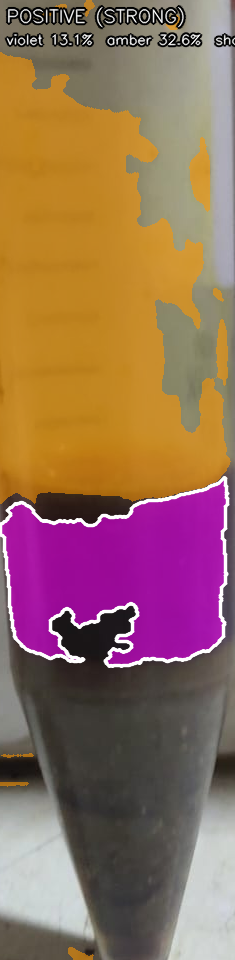
//> input picture mpu/detection/iodine_test/image.png, 235 x 960 px
$ ./iodine_test image.png   (built with g++ and OpenCV 4)
//> lines starting //> are read from the running program, lines starting //| are printed output that depends on the picture; after the words box and inside, x2 and y2 are one past the last pixel; in counts of white or black regions, pixels touching at a corner belong together
// iodine_test.cpp
// Standalone starch detector for the iodine test on soil samples in clear test tubes.
// Works on a SINGLE image.
//
//   Starch + iodine  -> blue / violet / blue-black      => "Iodine test positive"
//   No starch        -> iodine keeps its yellow / amber => "Iodine test negative"
//
// Build:
//   g++ -O2 -std=c++17 iodine_test.cpp -o iodine_test $(pkg-config --cflags --libs opencv4)
//
// Usage:
//   ./iodine_test image.jpg [more.jpg ...] [options]
//
// Options:
//   --roi x,y,w,h      Region of interest in original image pixels: the LIQUID in the tube.
//                      Keep the white background, label and finger out of it.
//   --select           Choose the ROI with the mouse on the first image (needs a display).
//   --white x,y,w,h    Optional white/grey reference patch (original pixels, e.g. a white card in
//                      view). Colours are normalised so the patch becomes neutral. Strongly
//                      recommended on the rover to cancel warm/cool lighting.
//   --out dir          Folder for overlay images (default: iodine_out)
//   --share F          Min share of violet/blue among coloured pixels to call POSITIVE (default 0.15)
//   --min-area F       Min violet/blue area as a fraction of the ROI (default 0.01)
//   --purple-lo N / --purple-hi N   Hue range (OpenCV 0..179) counted as starch colour (100..179)
//   --amber-lo N  / --amber-hi N    Hue range counted as unreacted iodine (5..40)
//   --min-sat F        Min colour strength (0..1, relative to brightness) for violet/blue pixels
//                      (default 0.20). Neutral soil/tube/background is below this.
//   --json             One JSON object per image instead of a text line
//   --show             Show the overlay window (needs a display)
//
// How it works:
//   1. Optional white balance from a reference patch, then light smoothing.
//   2. Every pixel is classified by hue: violet/blue (starch), yellow/amber (free iodine), other.
//      Colour strength is measured relative to brightness, so dark violet still counts while
//      neutral pixels (soil, tube, background, glare) fall in "other".
//   3. Small speckles are removed. The verdict uses the SHARE of violet/blue among all coloured
//      pixels, so it does not depend on how much liquid is in view.
//   4. The program prints one clear message:
//        Iodine test positive   (violet/blue found -> starch present)
//        Iodine test negative   (only yellow/amber iodine -> no starch)
//        Iodine test inconclusive (no iodine colour visible in the ROI)
//
// Overlay: magenta = starch colour, orange = free iodine colour.

#include <opencv2/opencv.hpp>

#include <algorithm>
#include <cmath>
#include <cstdio>
#include <filesystem>
#include <iostream>
#include <sstream>
#include <string>
#include <vector>

namespace fs = std::filesystem;
using namespace cv;
using namespace std;

// =============================================================================
//                           DETECTOR (reusable part)
// =============================================================================

struct Config {
    int    purpleLo        = 100;    // OpenCV hue range for blue / violet / magenta-black
    int    purpleHi        = 179;
    double purpleMinSat    = 0.20;   // colour strength relative to brightness (chroma / max channel)
    int    purpleMinV      = 15;     // ignore pixels too dark for a reliable hue
    int    amberLo         = 5;      // OpenCV hue range for yellow / orange / amber iodine
    int    amberHi         = 40;
    double amberMinSat     = 0.25;
    int    amberMinV       = 60;     // very dark brown is soil, not iodine

    double minShare        = 0.15;   // violet / (violet + amber) needed for POSITIVE
    double minAreaFrac     = 0.01;   // violet area as a fraction of the ROI needed for POSITIVE
    double minColoredFrac  = 0.01;   // below this much coloured area -> INCONCLUSIVE
    int    minBlobPx       = 80;     // speckle size removed from the masks

    bool   hasWhite        = false;  // optional white-reference patch (original image pixels)
    Rect   white;
};

struct IodineResult {
    string verdict  = "INCONCLUSIVE";  // POSITIVE / NEGATIVE / INCONCLUSIVE
    string message  = "Iodine test inconclusive";   // human-readable result
    double purpleFrac  = 0;            // violet/blue pixels / ROI pixels
    double amberFrac   = 0;            // yellow/amber pixels / ROI pixels
    double share       = 0;            // violet / (violet + amber)
    double purpleValue = 0;            // median brightness (V) of violet pixels, 0..255
    double purpleHue   = 0;            // median hue of violet pixels
    int    purplePx = 0, amberPx = 0, roiPx = 0;
    Mat    overlay;
};

// Scales the channels of 'img' so that the reference patch becomes neutral grey.
static void whiteBalance(Mat& img, const Mat& patch) {
    Scalar m = mean(patch);
    double g = (m[0] + m[1] + m[2]) / 3.0;
    if (m[0] < 1 || m[1] < 1 || m[2] < 1) return;
    vector<Mat> ch;
    split(img, ch);
    for (int i = 0; i < 3; ++i) ch[i].convertTo(ch[i], CV_8U, g / m[i]);
    merge(ch, img);
}

static Mat cleanMask(const Mat& m, int minBlobPx) {
    Mat out;
    morphologyEx(m, out, MORPH_OPEN, getStructuringElement(MORPH_ELLIPSE, Size(3, 3)));
    morphologyEx(out, out, MORPH_CLOSE, getStructuringElement(MORPH_ELLIPSE, Size(7, 7)));

    Mat labels, stats, cents;
    int n = connectedComponentsWithStats(out, labels, stats, cents, 8);
    Mat keep = Mat::zeros(out.size(), CV_8UC1);
    for (int i = 1; i < n; ++i)
        if (stats.at<int>(i, CC_STAT_AREA) >= minBlobPx) keep.setTo(255, labels == i);
    return keep;
}

// Fills holes inside blobs (e.g. near-black pixels in the middle of a blue-black layer).
static Mat fillHoles(const Mat& m) {
    vector<vector<Point>> cs;
    findContours(m.clone(), cs, RETR_EXTERNAL, CHAIN_APPROX_SIMPLE);
    Mat out = Mat::zeros(m.size(), CV_8UC1);
    drawContours(out, cs, -1, Scalar(255), FILLED);
    return out;
}

// Main entry point.
//   bgr : full image (BGR)
//   roi : liquid region in original pixels (empty Rect = whole image)
IodineResult detectStarch(const Mat& bgr, Rect roi, const Config& cfg = Config()) {
    IodineResult res;
    CV_Assert(!bgr.empty());

    Rect full(0, 0, bgr.cols, bgr.rows);
    if (roi.area() <= 0) roi = full;
    roi &= full;
    CV_Assert(roi.width > 10 && roi.height > 10);

    Mat raw = bgr(roi).clone();
    Mat img = raw.clone();

    if (cfg.hasWhite) {
        Rect wr = cfg.white & full;
        if (wr.area() > 0) whiteBalance(img, bgr(wr));
    }

    // Light smoothing: suppresses JPEG chroma blocking and sensor noise
    Mat sm;
    medianBlur(img, sm, 5);
    GaussianBlur(sm, sm, Size(0, 0), 1.5);

    Mat hsv;
    cvtColor(sm, hsv, COLOR_BGR2HSV);

    const int H = sm.rows, W = sm.cols;
    Mat purple = Mat::zeros(H, W, CV_8UC1);
    Mat amber  = Mat::zeros(H, W, CV_8UC1);

    for (int y = 0; y < H; ++y) {
        const Vec3b* pb = sm.ptr<Vec3b>(y);
        const Vec3b* ph = hsv.ptr<Vec3b>(y);
        for (int x = 0; x < W; ++x) {
            int b = pb[x][0], g = pb[x][1], r = pb[x][2];
            int mx = max(b, max(g, r)), mn = min(b, min(g, r));
            double sat = (double)(mx - mn) / max(mx, 1);   // relative colour strength
            int hue = ph[x][0], val = ph[x][2];

            if (sat >= cfg.purpleMinSat && val >= cfg.purpleMinV &&
                hue >= cfg.purpleLo && hue <= cfg.purpleHi)
                purple.at<uchar>(y, x) = 255;
            else if (sat >= cfg.amberMinSat && val >= cfg.amberMinV &&
                     hue >= cfg.amberLo && hue <= cfg.amberHi)
                amber.at<uchar>(y, x) = 255;
        }
    }

    purple = fillHoles(cleanMask(purple, cfg.minBlobPx));
    amber  = cleanMask(amber,  cfg.minBlobPx);
    bitwise_and(amber, ~purple, amber);

    res.roiPx    = H * W;
    res.purplePx = countNonZero(purple);
    res.amberPx  = countNonZero(amber);
    res.purpleFrac = (double)res.purplePx / res.roiPx;
    res.amberFrac  = (double)res.amberPx / res.roiPx;
    double colored = res.purpleFrac + res.amberFrac;
    res.share = colored > 0 ? res.purpleFrac / colored : 0.0;

    if (res.purplePx > 0) {
        vector<uchar> vs, hs;
        for (int y = 0; y < H; ++y)
            for (int x = 0; x < W; ++x)
                if (purple.at<uchar>(y, x)) {
                    vs.push_back(hsv.at<Vec3b>(y, x)[2]);
                    hs.push_back(hsv.at<Vec3b>(y, x)[0]);
                }
        nth_element(vs.begin(), vs.begin() + vs.size() / 2, vs.end());
        nth_element(hs.begin(), hs.begin() + hs.size() / 2, hs.end());
        res.purpleValue = vs[vs.size() / 2];
        res.purpleHue   = hs[hs.size() / 2];
    }

    // ---- Verdict ----
    if (colored < cfg.minColoredFrac) {
        res.verdict = "INCONCLUSIVE";            // no iodine colour visible at all
        res.message = "Iodine test inconclusive";
    } else if (res.purpleFrac >= cfg.minAreaFrac && res.share >= cfg.minShare) {
        res.verdict = "POSITIVE";                // violet / blue found -> starch present
        res.message = "Iodine test positive";
    } else {
        res.verdict = "NEGATIVE";                // only yellow / amber iodine -> no starch
        res.message = "Iodine test negative";
    }

    // ---- Overlay ----
    Mat ov = raw.clone();
    Mat tint = ov.clone();
    tint.setTo(Scalar(255, 0, 255), purple);     // magenta = starch colour
    tint.setTo(Scalar(0, 150, 255), amber);      // orange  = free iodine colour
    addWeighted(tint, 0.55, ov, 0.45, 0, ov);

    vector<vector<Point>> cs;
    findContours(purple.clone(), cs, RETR_EXTERNAL, CHAIN_APPROX_SIMPLE);
    drawContours(ov, cs, -1, Scalar(255, 255, 255), 2, LINE_AA);

    // Headline banner, font scaled so it always fits the ROI width
    string txt = res.message;
    int baseline = 0;
    Size ts = getTextSize(txt, FONT_HERSHEY_SIMPLEX, 1.0, 2, &baseline);
    double fs1 = min(0.8, (double)(W - 12) / ts.width);
    Size ts2 = getTextSize(txt, FONT_HERSHEY_SIMPLEX, fs1, 2, &baseline);
    Scalar bannerCol = res.verdict == "POSITIVE" ? Scalar(0, 140, 0)
                     : res.verdict == "NEGATIVE" ? Scalar(0, 0, 170) : Scalar(90, 90, 90);
    rectangle(ov, Rect(0, 0, W, ts2.height + 14), bannerCol, FILLED);
    putText(ov, txt, Point(6, ts2.height + 6), FONT_HERSHEY_SIMPLEX, fs1, Scalar(255, 255, 255), 2, LINE_AA);
    res.overlay = ov;

    return res;
}

// =============================================================================
//                              TEST HARNESS
// =============================================================================

static Rect parseRect(const string& s, const char* opt) {
    int x, y, w, h;
    if (sscanf(s.c_str(), "%d,%d,%d,%d", &x, &y, &w, &h) != 4) {
        cerr << "Bad " << opt << ", expected x,y,w,h\n";
        exit(2);
    }
    return Rect(x, y, w, h);
}

static Rect selectRoiInteractive(const Mat& img) {
    double s = min(1.0, 900.0 / img.rows);
    Mat preview;
    resize(img, preview, Size(), s, s, INTER_AREA);
    Rect r = selectROI("Select the LIQUID region of the tube, press ENTER", preview, true);
    destroyAllWindows();
    if (r.area() <= 0) return Rect();
    return Rect(cvRound(r.x / s), cvRound(r.y / s), cvRound(r.width / s), cvRound(r.height / s));
}

static string jsonFor(const string& file, const IodineResult& r) {
    ostringstream o;
    o << "{\"file\":\"" << file << "\","
      << "\"verdict\":\"" << r.verdict << "\","
      << "\"message\":\"" << r.message << "\","
      << "\"violet_fraction\":" << format("%.4f", r.purpleFrac) << ","
      << "\"amber_fraction\":" << format("%.4f", r.amberFrac) << ","
      << "\"share\":" << format("%.3f", r.share) << ","
      << "\"violet_value\":" << format("%.0f", r.purpleValue) << ","
      << "\"violet_hue\":" << format("%.0f", r.purpleHue) << "}";
    return o.str();
}

int main(int argc, char** argv) {
    vector<string> images;
    string outDir = "iodine_out";
    Rect roi;
    bool select = false, asJson = false, show = false;
    Config cfg;

    for (int i = 1; i < argc; ++i) {
        string a = argv[i];
        auto next = [&](const char* name) -> string {
            if (i + 1 >= argc) { cerr << "Missing value for " << name << "\n"; exit(2); }
            return argv[++i];
        };
        if      (a == "--roi")         roi = parseRect(next("--roi"), "--roi");
        else if (a == "--white")       { cfg.white = parseRect(next("--white"), "--white"); cfg.hasWhite = true; }
        else if (a == "--select")      select = true;
        else if (a == "--out")         outDir = next("--out");
        else if (a == "--share")       cfg.minShare = stod(next("--share"));
        else if (a == "--min-area")    cfg.minAreaFrac = stod(next("--min-area"));
        else if (a == "--purple-lo")   cfg.purpleLo = stoi(next("--purple-lo"));
        else if (a == "--purple-hi")   cfg.purpleHi = stoi(next("--purple-hi"));
        else if (a == "--amber-lo")    cfg.amberLo = stoi(next("--amber-lo"));
        else if (a == "--amber-hi")    cfg.amberHi = stoi(next("--amber-hi"));
        else if (a == "--min-sat")     cfg.purpleMinSat = stod(next("--min-sat"));
        else if (a == "--json")        asJson = true;
        else if (a == "--show")        show = true;
        else if (a.rfind("--", 0) == 0) { cerr << "Unknown option: " << a << "\n"; return 2; }
        else images.push_back(a);
    }

    if (images.empty()) {
        cerr << "Usage: " << argv[0] << " image.jpg [more.jpg ...] [--roi x,y,w,h] [--select] [--white x,y,w,h] "
             << "[--out dir] [--share F] [--min-area F] [--purple-lo N] [--purple-hi N] [--amber-lo N] "
             << "[--amber-hi N] [--min-sat F] [--json] [--show]\n";
        return 2;
    }

    error_code ec;
    fs::create_directories(outDir, ec);

    bool first = true;
    for (const string& path : images) {
        Mat img = imread(path);
//> img is the input picture: 960 rows x 235 cols, CV_8UC3; mean B, G, R 90.3, 109.4, 148.2
        if (img.empty()) { cerr << "Cannot read image: " << path << "\n"; continue; }

        if (first && select) {
            Rect r = selectRoiInteractive(img);
            if (r.area() > 0) {
                roi = r;
                cerr << "Selected ROI: --roi " << roi.x << "," << roi.y << "," << roi.width << "," << roi.height << "\n";
            }
        }
        first = false;

        IodineResult r;
        try {
            r = detectStarch(img, roi, cfg);
//> in detectStarch, `cvtColor(sm, hsv, COLOR_BGR2HSV);`: hsv: 960 rows x 235 cols, CV_8UC3; mean H, S, V 48.4, 113.9, 148.8
//> after the loop in detectStarch, `for (int y = 0; y < H; ++y)`:
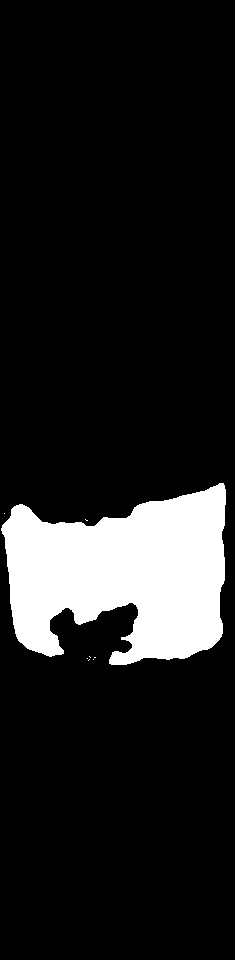
//> purple: 960 rows x 235 cols, CV_8UC1; 12.5% white; 8 white regions (7 under 20 px), largest, box (x1, y1, x2, y2) and area: (1, 483, 226, 665) 28158
//> after the loop in detectStarch, `for (int y = 0; y < H; ++y)`:
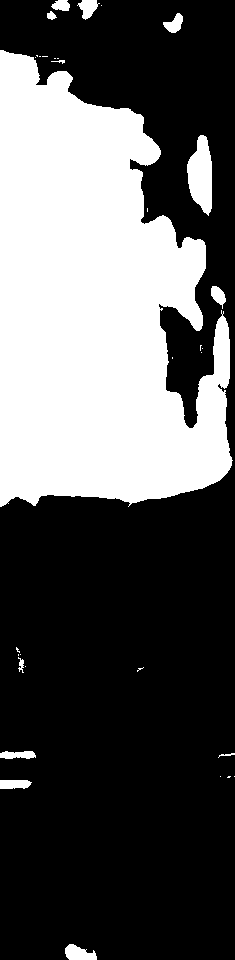
//> amber: 960 rows x 235 cols, CV_8UC1; 35% white; 33 white regions (20 under 20 px), largest, box (x1, y1, x2, y2) and area: (0, 50, 233, 507) 75538, (187, 135, 212, 216) 1416, (65, 944, 97, 960) 352
//> in cleanMask, `morphologyEx(m, out, MORPH_OPEN, getStructuringElement(MORPH_ELLIPSE, ..`: out: 960 rows x 235 cols, CV_8UC1; 12.5% white; 1 white region, box (x1, y1, x2, y2) and area: (1, 483, 226, 665) 28151
//> in cleanMask, `morphologyEx(out, out, MORPH_CLOSE, getStructuringElement(MORPH_ELLIPS..`: out: 960 rows x 235 cols, CV_8UC1; 12.5% white; 1 white region, box (x1, y1, x2, y2) and area: (0, 483, 226, 665) 28177
//> in cleanMask, `int n = connectedComponentsWithStats(out, labels, stats, cents, 8);`: labels: 960 rows x 235 cols, CV_32SC1; values 0 (black) and 1 (white), 12.5% white; 1 white region
//> in cleanMask, `int n = connectedComponentsWithStats(out, labels, stats, cents, 8);`: stats = [[0, 0, 235, 960, 197423], [0, 483, 226, 182, 28177]]; cents = [[116.2, 466], [122.9, 574.3]]; n = 2
//> the loop in cleanMask, `for (int i = 1; i < n; ++i)` made 1 pass
//> in fillHoles, `findContours(m.clone(), cs, RETR_EXTERNAL, CHAIN_APPROX_SIMPLE);`: cs = 1 contour; box (x1, y1, x2, y2) and area: (0, 483, 226, 665) 27741
//> call 2 of cleanMask, with minBlobPx = 80
//> in cleanMask (call 2), `morphologyEx(m, out, MORPH_OPEN, getStructuringElement(MORPH_ELLIPSE, ..`: out: 960 rows x 235 cols, CV_8UC1; 34.9% white; 14 white regions (3 under 20 px), largest, box (x1, y1, x2, y2) and area: (0, 50, 233, 507) 75512, (187, 135, 212, 215) 1414, (65, 944, 97, 960) 348
//> in cleanMask (call 2), `morphologyEx(out, out, MORPH_CLOSE, getStructuringElement(MORPH_ELLIPS..`:
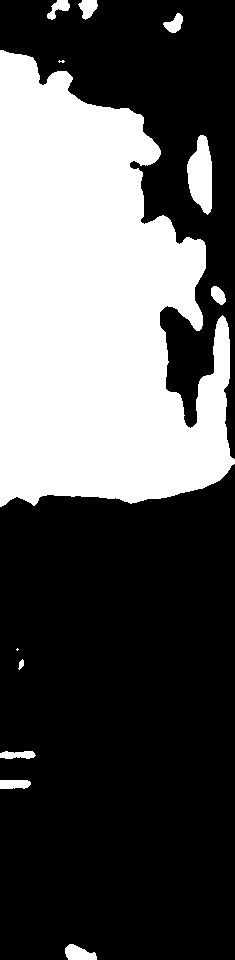
//> out: 960 rows x 235 cols, CV_8UC1; 35% white; 12 white regions (2 under 20 px), largest, box (x1, y1, x2, y2) and area: (0, 50, 235, 507) 75654, (187, 135, 212, 215) 1414, (65, 944, 97, 960) 354
//> in cleanMask (call 2), `int n = connectedComponentsWithStats(out, labels, stats, cents, 8);`:
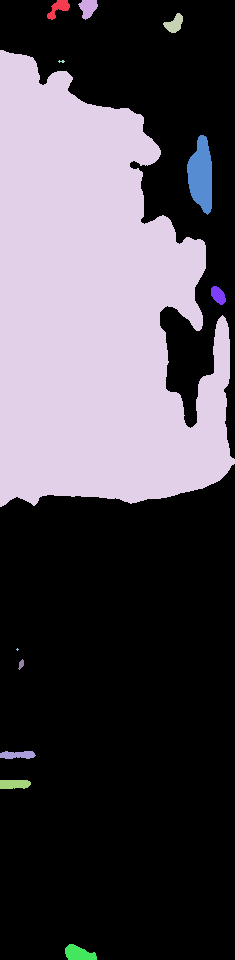
//> labels: 960 rows x 235 cols, CV_32SC1; 13 distinct labels, from 0 to 12; one colour per label, 0 black
//> in cleanMask (call 2), `int n = connectedComponentsWithStats(out, labels, stats, cents, 8);`: stats = 13 rows, first 6: [0, 0, 235, 960, 146737], [47, 0, 23, 20, 224], [78, 0, 20, 20, 257], [163, 13, 20, 20, 227], [0, 50, 235, 457, 75654], [58, 60, 7, 3, 13]; cents = 13 rows, first 8: [129.1, 571.3], [58.14, 7.86], [87.72, 7.57], [174, 23.56], [92.77, 308], [61.15, 61], [200.8, 174.9], [217.8, 294.8]; n = 13
//> the loop in cleanMask (call 2), `for (int i = 1; i < n; ++i)` made 12 passes
//> after the loop in cleanMask (call 2), `for (int i = 1; i < n; ++i)`: keep: 960 rows x 235 cols, CV_8UC1; 34.9% white; 9 white regions
//> in detectStarch, `res.purplePx = countNonZero(purple);`: res.purplePx = 28177
//> in detectStarch, `res.amberPx  = countNonZero(amber);`: res.amberPx = 78806
//> in detectStarch, `res.purpleFrac = (double)res.purplePx / res.roiPx;`: res.purpleFrac = 0.125
//> in detectStarch, `res.amberFrac  = (double)res.amberPx / res.roiPx;`: res.amberFrac = 0.349
//> in detectStarch, `double colored = res.purpleFrac + res.amberFrac;`: colored = 0.474
//> in detectStarch, `res.share = colored > 0 ? res.purpleFrac / colored : 0.0;`: res.share = 0.263
//> after the loop in detectStarch, `for (int y = 0; y < H; ++y)`: vs = 28177 items
//> in detectStarch, `res.purpleValue = vs[vs.size() / 2];`: res.purpleValue = 161
//> in detectStarch, `res.purpleHue   = hs[hs.size() / 2];`: res.purpleHue = 150
//> in detectStarch, `tint.setTo(Scalar(255, 0, 255), purple);`:
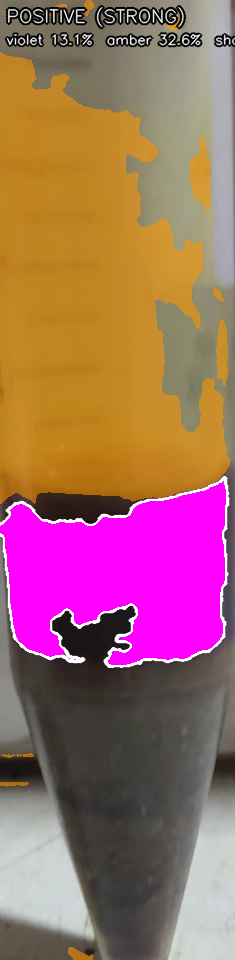
//> tint: 960 rows x 235 cols, CV_8UC3; 12.49% of pixels changed, all inside (x1, y1, x2, y2) = (0, 483, 226, 665)
//> in detectStarch, `tint.setTo(Scalar(0, 150, 255), amber);`:
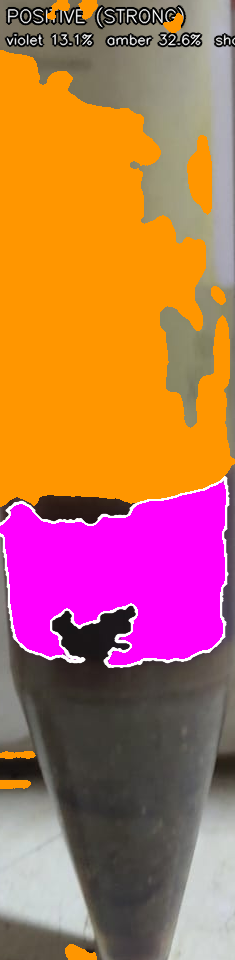
//> tint: 960 rows x 235 cols, CV_8UC3; mean B, G, R 88.2, 112.6, 182.5
//> in detectStarch, `putText(ov, txt, Point(6, ts2.height + 6), FONT_HERSHEY_SIMPLEX, fs1, ..`:
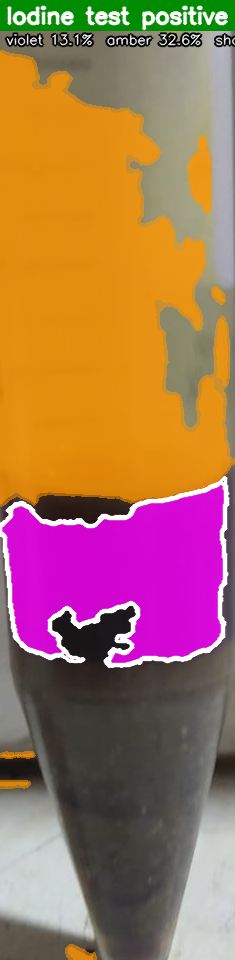
//> ov: 960 rows x 235 cols, CV_8UC3; mean B, G, R 88.4, 114.9, 165.5
        } catch (const cv::Exception& e) {
            cerr << "Error on " << path << ": " << e.what() << "\n";
            continue;
        }

        string outPath = (fs::path(outDir) / (fs::path(path).stem().string() + "_overlay.png")).string();
        imwrite(outPath, r.overlay);
        cerr << "Saved overlay: " << outPath << "\n";

        if (asJson) {
            cout << jsonFor(path, r) << endl;
        } else {
            printf("%s: %s   (violet=%.1f%%, amber=%.1f%%, share=%.2f)\n",
                   path.c_str(), r.message.c_str(),
                   r.purpleFrac * 100.0, r.amberFrac * 100.0, r.share);
//| image.png: Iodine test positive   (violet=12.5%, amber=34.9%, share=0.26)
        }

        if (show) {
            imshow("iodine", r.overlay);
            waitKey(0);
            destroyAllWindows();
        }
    }
    return 0;
}
